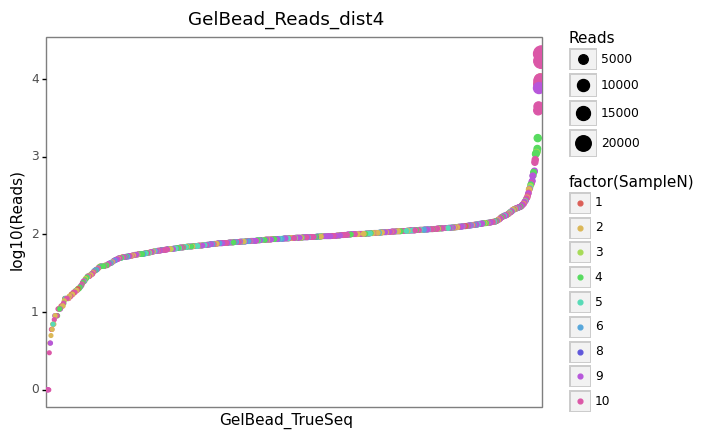

Write the Python code that produced this figure.
#!/usr/bin/env python
# coding: utf-8

# In[1]:


# To process data.
import pandas as pd
import numpy as np
# To plot.
from pylab import *
from plotnine import *


# In[2]:


# Loading data
dist4 = pd.read_table("barnyard01.split.txt___DF___SampleN_assigned_duplicates_dropped_dist4.tab")
dist4.head(3)


# In[3]:


# To build df_gsr_drop
df_gsr = dist4.groupby(['GelBead_TrueSeq', 'SampleN'])['umi_seq'].count().reset_index(name = "Reads")
df_gsr_sort = df_gsr.sort_values(by=['Reads'],ascending=False)
df_gsr_drop = df_gsr_sort.drop_duplicates(['GelBead_TrueSeq'])#done


# In[4]:


df_gsr_drop.head(5)


# In[5]:


# geom_point. Reorder GelBead_TrueSeq by Reads.
(ggplot(df_gsr_drop, aes(x = 'reorder(GelBead_TrueSeq,Reads)', y = 'log10(Reads)', color = 'factor(SampleN)' ) )
+ geom_point(aes(size = 'Reads'))
+ scale_alpha_continuous(range=(1,100))
+ labs(x='GelBead_TrueSeq', y='log10(Reads)', title = "GelBead_Reads_dist4")
+ theme_bw()
+ theme(panel_grid=element_blank(), axis_text_x = element_blank(), axis_ticks_major_x=element_blank())
)
